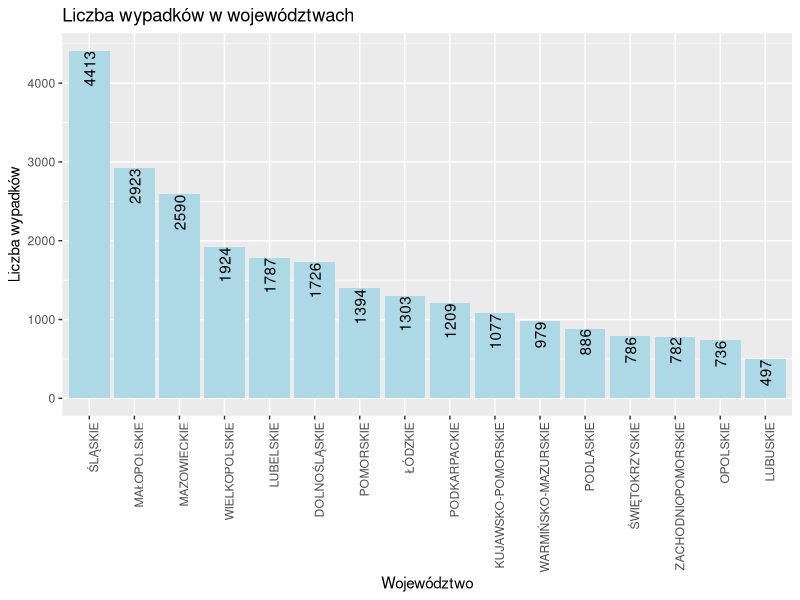
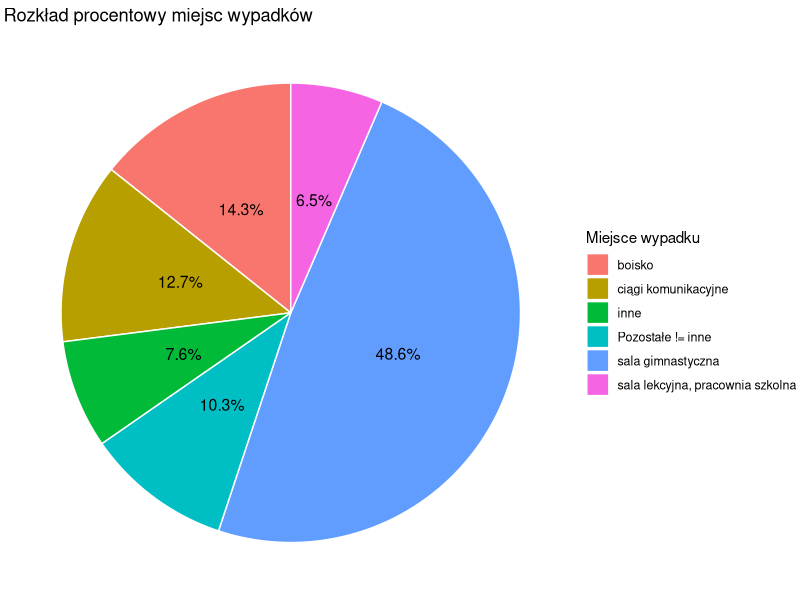

Write the R code that produced these figures, in order.
#Projekt R - Wypadki

#Użyte biblioteki:
install.packages("ggplot2") #Umożliwa tworzenie wykresów
library(ggplot2) 
library(knitr)
library(dplyr)

wypadki_dane <- read.csv("wypadki.csv") #Wczytanie pliku csv

#Rozdzielenie ramki danych na poszczególne elementy
wojewodztwo <- data.frame(wypadki_dane$Wojewodztwo)
typ_podmiotu <-data.frame( wypadki_dane$TypPodmiotu)
rodzaj_wypadku <- data.frame(wypadki_dane$RodzajWypadku)
przyczyna <- data.frame(wypadki_dane$RodzajWypadku)
miejsce <- data.frame(wypadki_dane$MiejsceWypadku)
rodzaj_zajec <- data.frame(wypadki_dane$RodzajZajec)
liczba_wypadkow <- data.frame(wypadki_dane$Liczba.Wypadkow)

#Porównanie ilości wypadków w podziale na województwa
suma_wojewodztwa <- aggregate(Liczba.Wypadkow ~ Wojewodztwo, data = wypadki_dane, FUN = sum)
#Wykres przedstawiający ilość wypadków w poszczególnych województwach
ggplot(suma_wojewodztwa, aes(x = reorder(Wojewodztwo, -Liczba.Wypadkow), y = Liczba.Wypadkow)) + #Sortowanie malejąco
geom_bar(stat = "identity", fill = "lightblue") + #Kolumny, typ oraz kolor
geom_text(aes(label=Liczba.Wypadkow), angle = 90, hjust = 1, vjust = 0.5) + #Etykiety liczby wypadków
theme(axis.text.x = element_text(angle = 90, hjust = 1)) + #Etykiety Województw
labs(title = "Liczba wypadków w województwach", x = "Województwo", y = "Liczba wypadków") #Tytuł oraz nazwy osi

#TOP 10 PRZYCZYN WYPADKÓW w woj. Śląskim
slaskie_dane <- subset(wypadki_dane, Wojewodztwo == "ŚLĄSKIE")
top_przyczyny <- aggregate(Liczba.Wypadkow ~ PrzyczynaWypadku, data = slaskie_dane, FUN = sum)
top10_przyczyny <- head(top_przyczyny[order(-top_przyczyny$Liczba.Wypadkow), ], 10)
top10_przyczyny$ID <- seq_len(nrow(top10_przyczyny))
top10_przyczyny <- top10_przyczyny[, c("ID", "PrzyczynaWypadku", "Liczba.Wypadkow")]

print(top10_przyczyny, row.names = F)
# Lub
kable(top10_przyczyny,row.names = F, caption = "Top 10 przyczyn wypadków – woj. śląskie", 
      col.names = c("ID", "Przyczyna", "Ilość"))

#Wykres Kołowy Miejsce Wypadku
# Agregacja liczby wypadków według miejsca wypadku
suma_miejsce <- aggregate(Liczba.Wypadkow ~ MiejsceWypadku, data = wypadki_dane, FUN = sum)

# Dodanie kolumny z procentowym udziałem
suma_miejsce$Procent <- suma_miejsce$Liczba.Wypadkow / sum(suma_miejsce$Liczba.Wypadkow) * 100

# Agregacja liczby wypadków według miejsca wypadku
suma_miejsce <- aggregate(Liczba.Wypadkow ~ MiejsceWypadku, data = wypadki_dane, FUN = sum)

# Obliczenie udziałów procentowych
suma_miejsce$Procent <- suma_miejsce$Liczba.Wypadkow / sum(suma_miejsce$Liczba.Wypadkow) * 100

# Podział na duże i małe udziały (<1%)
duze <- suma_miejsce %>% filter(Procent >= 5)
male <- suma_miejsce %>% filter(Procent < 5)

# Sumujemy "małe" jako "Inne"
inne_sum <- sum(male$Liczba.Wypadkow)
inne_procent <- sum(male$Procent)

# Tworzymy nowy wiersz dla "Inne"
inne_row <- data.frame(MiejsceWypadku = "Pozostałe != inne", Liczba.Wypadkow = inne_sum, Procent = inne_procent)

# Łączymy z "dużymi"
dane_do_wykresu <- rbind(duze, inne_row)

# Wykres kołowy, ale bez etykiety procentowej dla "Inne"
ggplot(dane_do_wykresu, aes(x = "", y = Procent, fill = MiejsceWypadku)) +
  geom_bar(stat = "identity", width = 1, color = "white") +
  coord_polar("y", start = 0) +
  geom_text(data = subset(dane_do_wykresu, MiejsceWypadku != "Inne"),
            aes(label = paste0(round(Procent, 1), "%")),
            position = position_stack(vjust = 0.5), size = 4) +
  labs(title = "Rozkład procentowy miejsc wypadków", fill = "Miejsce wypadku") +
  theme_void() +
  theme(legend.text = element_text(size = 9))
